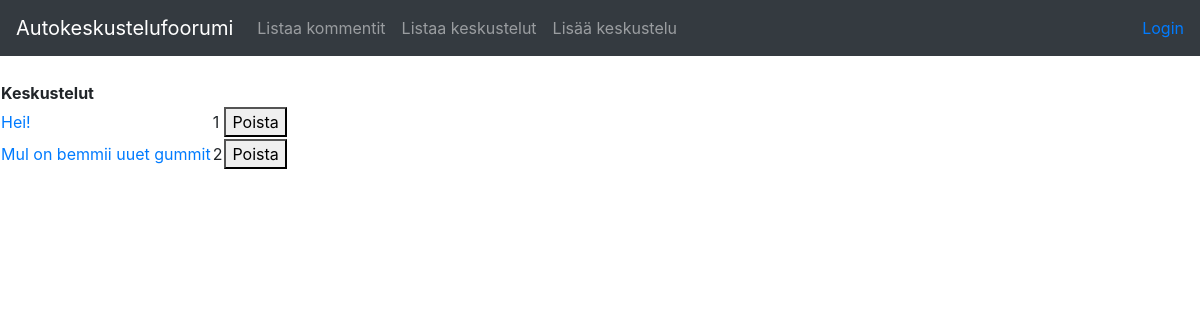
/conversations, run on an earlier commit of the app's database.
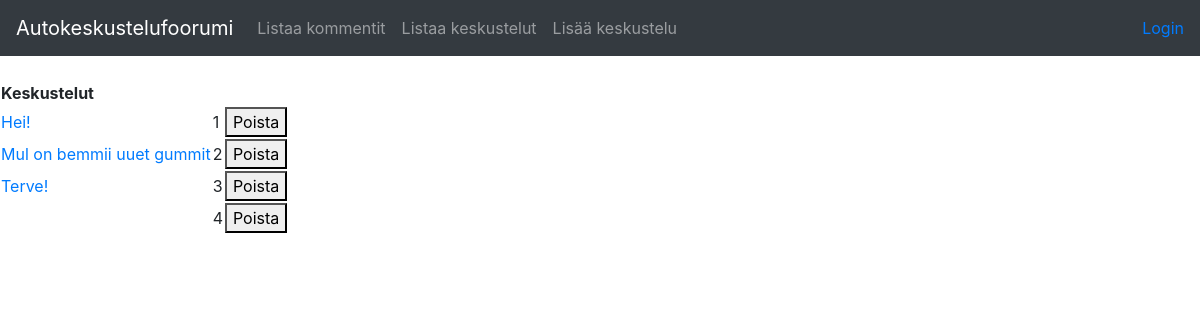
And on a later commit of the database.
### application/conversations/models.py (models this page shows, shortened)
class Conversation(Base):
    __tablename__ = "conversation"
    name = db.Column(db.String(144), nullable=False)

### application/conversations/views.py (the view)
@app.route("/conversations", methods=["GET"])
def conversations_index():
    return render_template("conversations/list.html", conversations=Conversation.query.all())

### application/templates/conversations/list.html (shortened to what this page needs)
{% extends "layout.html" %}
{% block body %}
  <table>
    <tr>
      <th>Keskustelut</th>
      <th></th>
    </tr>
    {% for conversation in conversations %}
    <tr>
      <td><a href="{{ url_for('conversation_view', conversation_id = conversation.id) }}"> {{ conversation.name }} </a></td>
      <td>{{ conversation.id }}</td>
      <td colspan="2"><form method = "POST" action="{{ url_for('conversation_delete', conversation_id = conversation.id) }}"><Button type="submit">Poista</Button></form></td>
    </tr>
    {% endfor %}
  </table>
{% endblock %}

What changed in the data, as far as the page shows it:
added Conversation: name "Terve!", id "3"
added Conversation: id "4"
